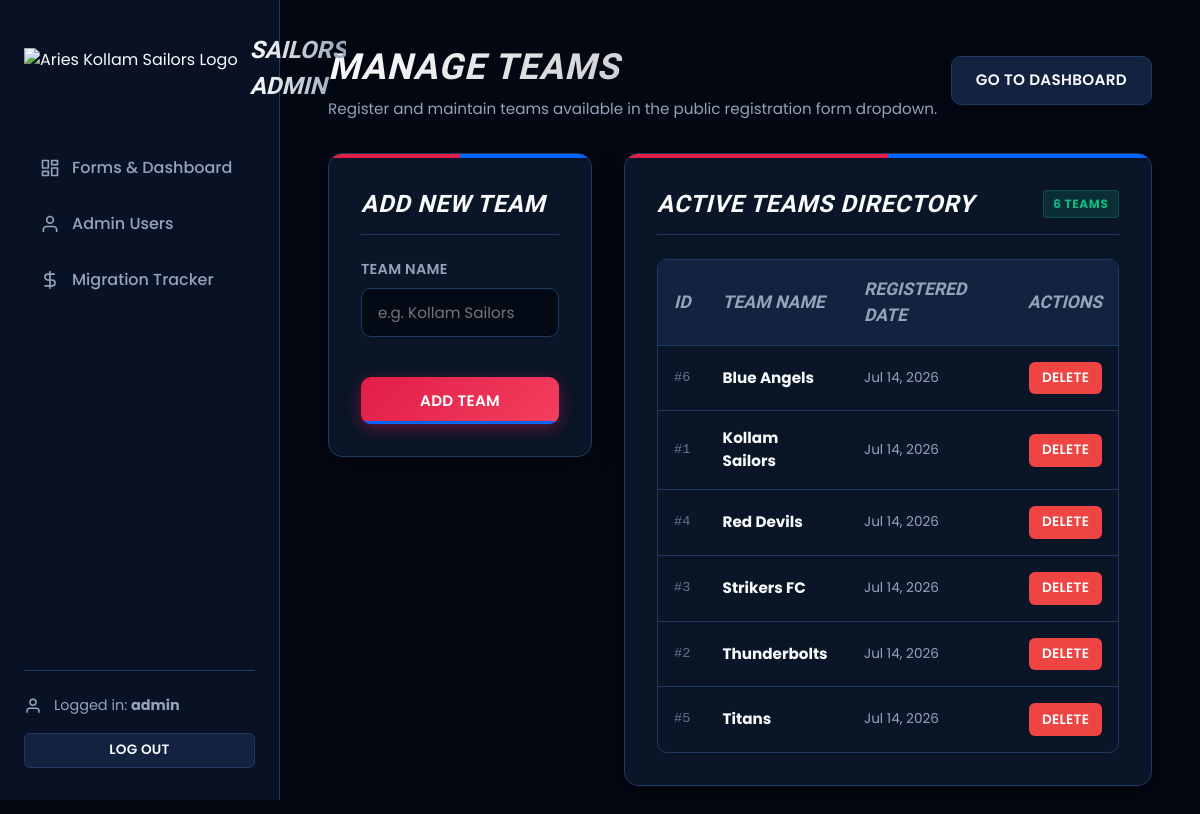
The page /admin/teams.php (signed in) on the database its author committed.
### tables this page shows
CREATE TABLE IF NOT EXISTS `teams` (
  `id` INT AUTO_INCREMENT PRIMARY KEY,
  `name` VARCHAR(100) NOT NULL UNIQUE,
  `created_at` TIMESTAMP DEFAULT CURRENT_TIMESTAMP
);

### admin/teams.php (the view, shortened to what this page needs)
<?php
$db = get_db_connection();
$teams = [];
$res = $db->query("SELECT * FROM `teams` ORDER BY `name` ASC");
if ($res) {
    while ($row = $res->fetch_assoc()) {
        $teams[] = $row;
    }
}
?>
<!DOCTYPE html>
<html lang="en">
<head>
    <link rel="stylesheet" href="../assets/css/style.css">
</head>
<body>
<div class="app-container">
    <?php include '_partials/sidebar.php'; ?>
    <main class="main-content">
        <div class="page-header">
            <div class="page-title">
                <h1>Manage Teams</h1>
                <p>Register and maintain teams available in the public registration form dropdown.</p>
            </div>
            <div>
                <a href="index.php" class="btn btn-secondary">Go to Dashboard</a>
            </div>
        </div>
        <div style="display: grid; grid-template-columns: 1fr 2fr; gap: 2rem; align-items: start;">
            <div class="card">
                <div class="card-header">
                    <h2>Add New Team</h2>
                </div>
                <form method="POST">
                    <div class="form-group">
                        <label for="team_name" class="form-label">Team Name</label>
                        <input type="text" id="team_name" name="team_name" class="form-control" placeholder="e.g. Kollam Sailors" required autocomplete="off">
                    </div>
                    <button type="submit" class="btn btn-primary" style="width: 100%; margin-top: 1rem;">
                        Add Team
                    </button>
                </form>
            </div>
            <div class="card">
                <div class="card-header">
                    <h2>Active Teams Directory</h2>
                    <span class="badge badge-success"><?php echo count($teams); ?> teams</span>
                </div>
                <?php if (count($teams) > 0) : ?>
                    <div class="table-responsive">
                        <table class="table">
                            <thead>
                                <tr>
                                    <th>ID</th>
                                    <th>Team Name</th>
                                    <th>Registered Date</th>
                                    <th style="text-align: right;">Actions</th>
                                </tr>
                            </thead>
                            <tbody>
                                <?php foreach ($teams as $team) : ?>
                                    <tr>
                                        <td style="color: var(--text-muted); font-size: 0.85rem; font-family: monospace;">
                                            #<?php echo $team['id']; ?>
                                        </td>
                                        <td>
                                            <strong><?php echo htmlspecialchars($team['name']); ?></strong>
                                        </td>
                                        <td style="font-size: 0.85rem; color: var(--text-secondary);">
                                            <?php echo date('M d, Y', strtotime($team['created_at'])); ?>
                                        </td>
                                        <td style="text-align: right;">
                                            <form method="POST" style="display: inline;" onsubmit="return confirm('Are you sure you want to delete this team?');">
                                                <button type="submit" class="btn btn-danger btn-sm">Delete</button>
                                            </form>
                                        </td>
                                    </tr>
                                <?php endforeach; ?>
                            </tbody>
                        </table>
                    </div>
                <?php endif; ?>
            </div>
        </div>
    </main>
</div>
</body>
</html>

### admin/_partials/sidebar.php (shortened to what this page needs)
<?php
$current_page = basename($_SERVER['PHP_SELF']);
$admin_username = $_SESSION['admin_username'] ?? 'Admin';
?>
<div class="sidebar">
    <div class="sidebar-logo">
        <img src="../assets/images/logo.png" alt="Aries Kollam Sailors Logo" class="sidebar-logo-img">
        <div class="sidebar-logo-text">Sailors Admin</div>
    </div>
    <ul class="sidebar-menu">
        <li class="sidebar-menu-item <?php echo $current_page == 'index.php' || $current_page == 'form_edit.php' ? 'active' : ''; ?>">
            <a href="index.php">
                <span>Forms & Dashboard</span>
            </a>
        </li>
        <li class="sidebar-menu-item <?php echo $current_page == 'admins.php' ? 'active' : ''; ?>">
            <a href="admins.php">
                <svg width="20" height="20" viewBox="0 0 24 24" fill="none" stroke="currentColor" stroke-width="2" stroke-linecap="round" stroke-linejoin="round"><path d="M20 21v-2a4 4 0 0 0-4-4H8a4 4 0 0 0-4 4v2"></path><circle cx="12" cy="7" r="4"></circle></svg>
                <span>Admin Users</span>
            </a>
        </li>
        <li class="sidebar-menu-item <?php echo $current_page == 'migrations.php' ? 'active' : ''; ?>">
            <a href="migrations.php">
                <svg width="20" height="20" viewBox="0 0 24 24" fill="none" stroke="currentColor" stroke-width="2" stroke-linecap="round" stroke-linejoin="round"><path d="M12 2v20M17 5H9.5a3.5 3.5 0 0 0 0 7h5a3.5 3.5 0 0 1 0 7H6"></path></svg>
                <span>Migration Tracker</span>
            </a>
        </li>
    </ul>
    <div class="sidebar-footer">
        <div class="sidebar-user">
            <svg width="18" height="18" viewBox="0 0 24 24" fill="none" stroke="currentColor" stroke-width="2"><path d="M20 21v-2a4 4 0 0 0-4-4H8a4 4 0 0 0-4 4v2"></path><circle cx="12" cy="7" r="4"></circle></svg>
            <span>Logged in: <strong><?php echo htmlspecialchars($admin_username); ?></strong></span>
        </div>
        <a href="logout.php" class="btn btn-secondary btn-sm" style="width: 100%;">Log Out</a>
    </div>
</div>

### rows shown on the page
teams: id "6", name "Blue Angels", created_at "Jul 14, 2026"
teams: id "1", name "Kollam Sailors", created_at "Jul 14, 2026"
teams: id "4", name "Red Devils", created_at "Jul 14, 2026"
teams: id "3", name "Strikers FC", created_at "Jul 14, 2026"
teams: id "2", name "Thunderbolts", created_at "Jul 14, 2026"
teams: id "5", name "Titans", created_at "Jul 14, 2026"

### other values the page prints
$admin_username "admin"
count($teams) "6"
